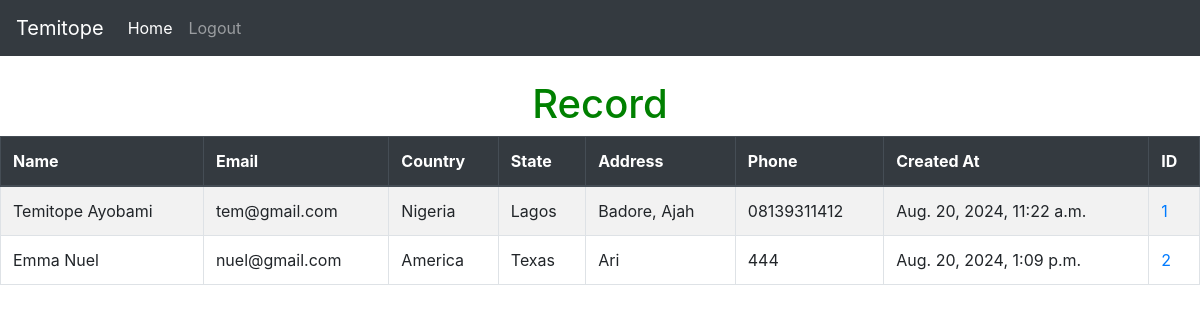
The app's page / (signed in) with its own data.
### testa/models.py (models this page shows, shortened)
class List(models.Model):
    first_name = models.CharField(max_length=100)
    last_name = models.CharField(max_length=100)
    email = models.CharField(max_length=100)
    country = models.CharField(max_length=100)
    state = models.CharField(max_length=100)
    address = models.CharField(max_length=100)
    phone = models.CharField(max_length=100)
    created_at = models.DateTimeField()

### testa/views.py (the view)
# urls.py: path('', views.home, name='home'),
def home(request):
    lists = List.objects.all()
    if request.method == "POST":
        username = request.POST['username']
        password= request.POST['password']
        user = authenticate(request, username=username, password=password)
        if user is not None:
            login(request, user)
            messages.success(request, "You have been successfully Logged in")
            return redirect('home')
        else:
            messages.success(request, "You entered a wrong username, Try again!!!!")
            return redirect('home')
    else:
        return render(request, 'home.html', {'lists':lists})

### testa/templates/home.html (shortened to what this page needs)
{% extends 'base.html' %}
{% block content %}
<br>
<center>
<h1 style="color:green"> Record </h1>
</center>
{% if request.user.is_authenticated %}
<div>
    <table class="table table-striped thead-dark table-bordered table-hover">
        <thead class="thead-dark">
          <tr>
            <th scope="col">Name</th>
            <th scope="col">Email</th>
            <th scope="col">Country</th>
            <th scope="col">State</th>
            <th scope="col">Address</th>
            <th scope="col">Phone</th>
            <th scope="col">Created At</th>
            <th scope="col">ID</th>
          </tr>
        </thead>
        <tbody>
        {% if lists %}
            {% for list in lists %}
            <tr>
                <td>{{ list.first_name }}
                {{ list.last_name }} </td>
                <td>{{ list.email }} </td>
                <td>{{ list.country}} </td>
                <td>{{ list.state }} </td>
                <td>{{ list.address }} </td>
                <td>{{ list.phone }} </td>
                <td>{{ list.created_at }} </td>
                <td><a href="{% url 'record' list.id %}">{{ list.id }}</a> </td>
            </tr>
            {% endfor %}
      {% endif %}
</div>
{% endif %}
{% endblock %}

### records on screen
List: first_name "Temitope", last_name "Ayobami", email "tem@gmail.com", country "Nigeria", state "Lagos", address "Badore, Ajah", phone "08139311412", created_at "Aug. 20, 2024, 11:22 a.m.", id "1"
List: first_name "Emma", last_name "Nuel", email "nuel@gmail.com", country "America", state "Texas", address "Ari", phone "444", created_at "Aug. 20, 2024, 1:09 p.m.", id "2"
